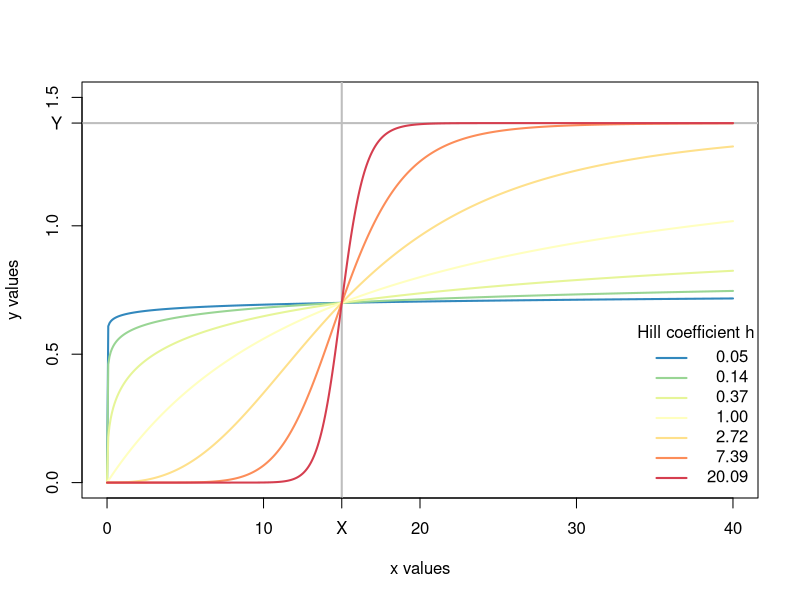
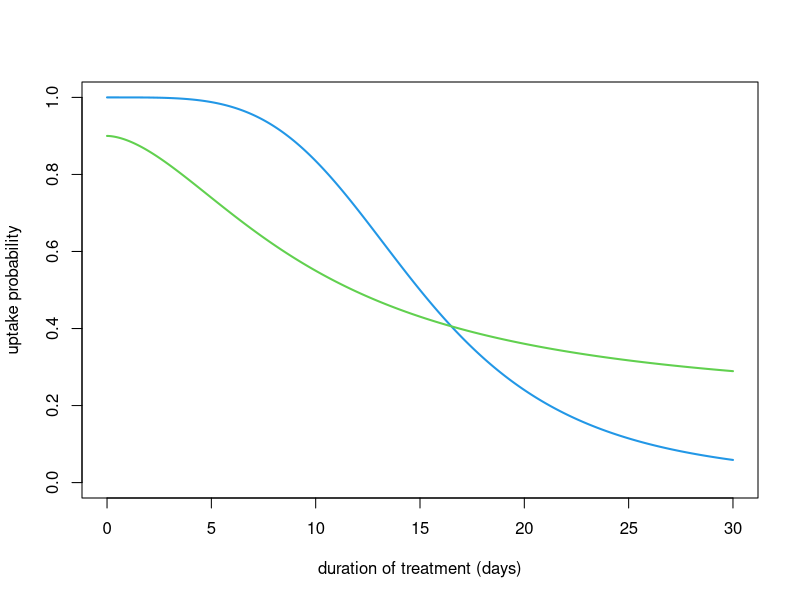
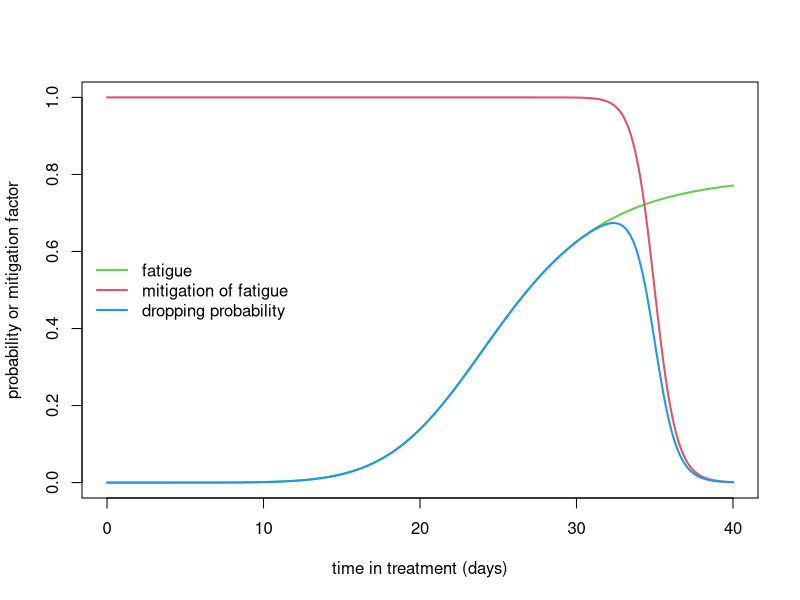
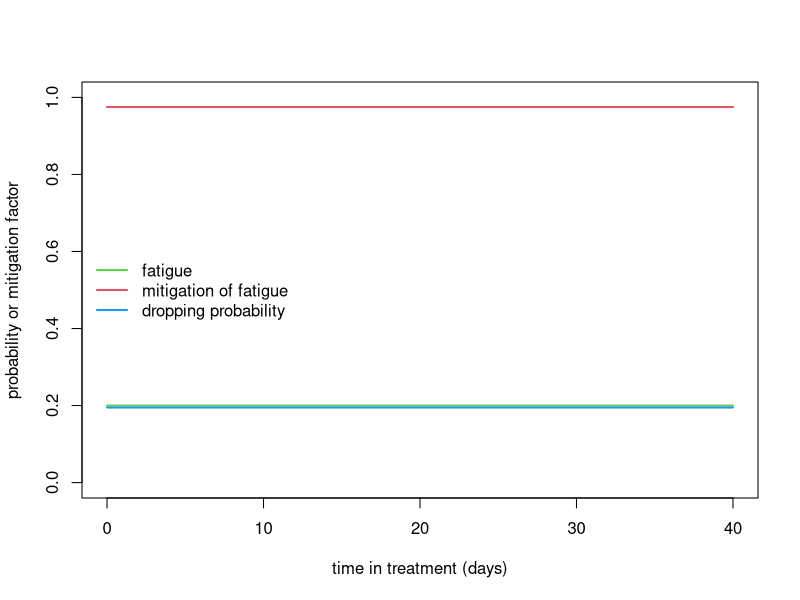
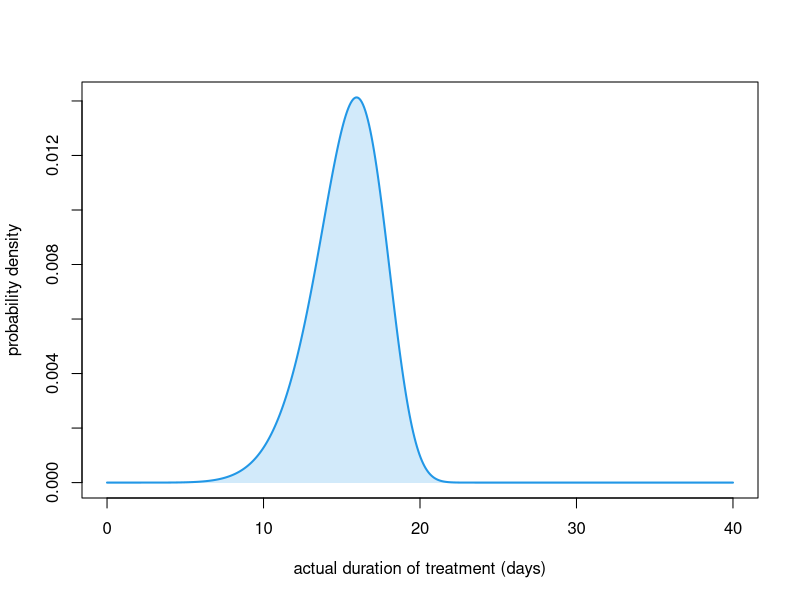
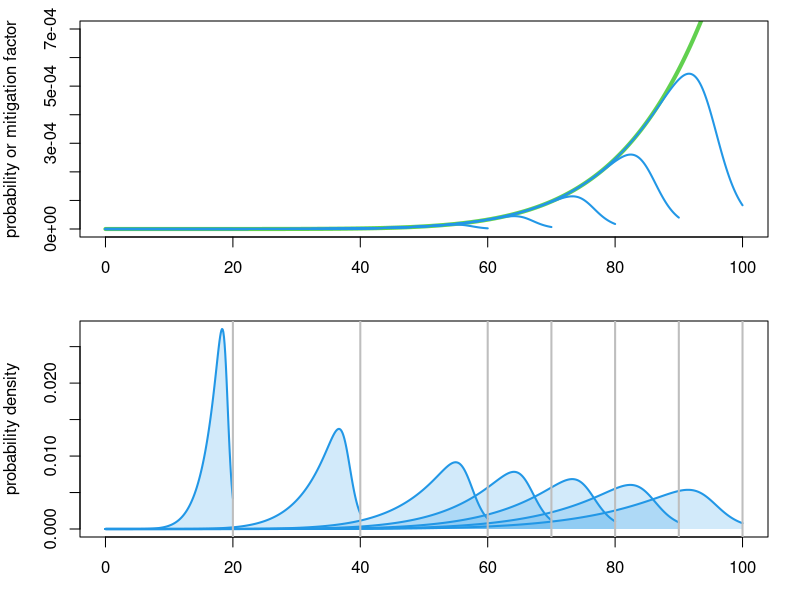
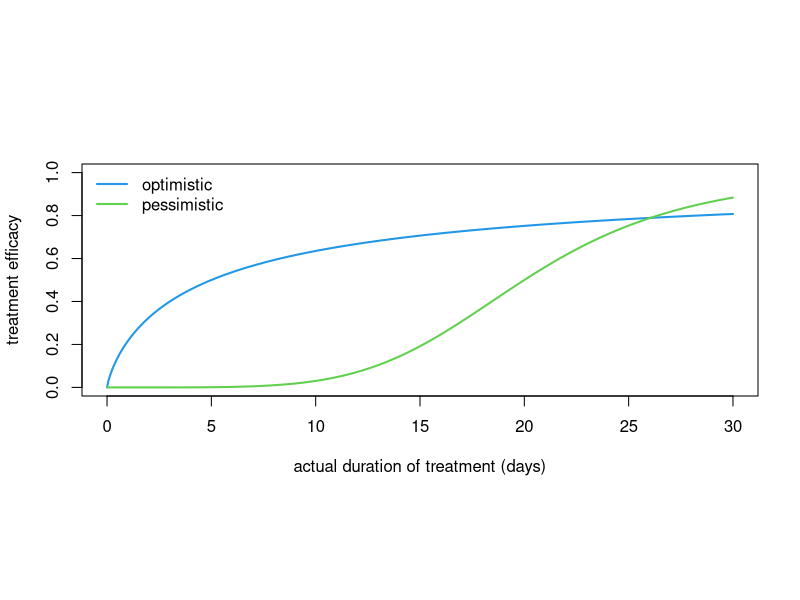
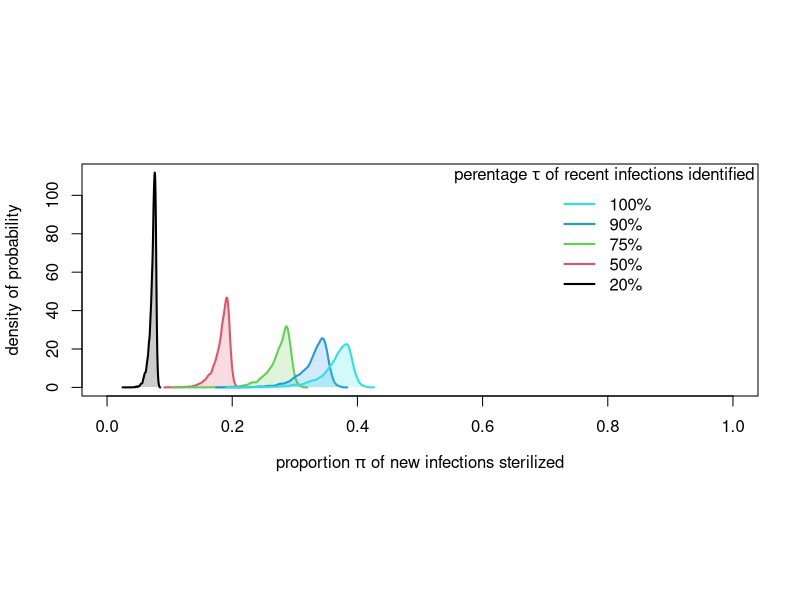

Write R code to recreate these figures, in order. (Note: this script raises an error after producing the figures.)
## ---- chunk 1
knitr::knit_hooks$set(
  margin = function(before, options, envir) {
    if (before) par(mgp = c(1.5, .5, 0)) #, bty = "n", plt = c(.105, .97, .13, .97))
    else NULL
  })

knitr::opts_chunk$set(echo       = TRUE,
                      message    = FALSE,
                      cache      = TRUE,
                      autodep    = TRUE,
#                      dev.args   = list(pointsize = 11),
                      fig.height = 5,
                      fig.width  = 1.4 * 5,
                      fig.retina = 2,
                      fig.align  = "center",
                      margin     = TRUE)
## ---- chunk 2
needed_packages <- c(
  "deSolve",
  "tibble",
  "purrr",
  "dplyr",
  "magrittr",
  "RColorBrewer"
)
## ---- chunk 3
to_install <- needed_packages[! needed_packages %in% installed.packages()[,"Package"]]
if (length(to_install)) install.packages(to_install)
## ---- chunk 4
library(tibble)
library(purrr)
library(dplyr)
library(magrittr)
## ---- chunk 5
lwd_val <- 2
## ---- chunk 6
ode2 <- function(...) tibble::as_tibble(as.data.frame(deSolve::ode(...)))

seq2 <- function(...) seq(..., le = 512)

plotl <- function(...) plot(..., type = "l", lwd = 2)

lines2 <- function(...) lines(..., lwd = 2)

legend2 <- function(...) legend(..., bty = "n")

abline2 <- function(..., col = 2) abline(..., lwd = lwd_val, col = col)

plot2 <- function(..., col = 4) plot(..., type = "l", lwd = lwd_val, col = col)

plot3 <- function(...) plot2(..., xlab = "actual duration of treatment (days)")

legend2 <- function(...) legend(..., lty = 1, lwd = lwd_val, bty = "n")

legend3 <- function(x, y, legend, ...) {
  tmp <- legend2(x, y, legend = rep(" ", length(legend)),
                 text.width = max(strwidth(legend)), xjust = 1, yjust = 1, ...)
  text(tmp$rect$left + tmp$rect$w, tmp$text$y, legend, pos = 2)
}

mclapply2 <- function(...) {
  parallel::mclapply(..., mc.cores = parallel::detectCores() - 1)
}

polygon2 <- function(x, y, col = 4, alpha = .2, ...) {
  polygon(c(x[1], x, tail(x, 1)), c(0, y, 0), col = adjustcolor(col, alpha),
          border = NA)
}

polygon3 <- function(x, y1, y2, col = 4, ...) {
  polygon(c(x, rev(x)), c(y1, rev(y2)), col = col, border = NA, ...)
}
## ---- chunk 7
hill <- function(x, X, Y, h) {
  x2h <- x^h
  Y * x2h / (X^h + x2h)
}
## ---- chunk 8
xs <- seq2(0, 40)
X <- 15
Y <- 1.4

plot(NA, xlim = c(0, max(xs)), ylim = c(0, 1.5), xlab = "x values", ylab = "y values")
abline2(v = X, col = "grey")
abline2(h = Y, col = "grey")

hs <- exp(seq(-3, 3))
cols <- rev(RColorBrewer::brewer.pal(n = length(hs), "Spectral"))
walk2(hs, cols, ~ lines2(xs, hill(xs, X, Y, h = .x), col = .y))

legend3("bottomright", col = cols, title = "Hill coefficient h",
        legend = formatC(round(hs, 2), digits = 2, format = "f"))

axis(1, X, "X")
axis(2, Y, "Y", las = 1)
## ---- chunk 9
uptake <- function(d, Xv, Yv, Zv, hv) {
  Zv - hill(d, Xv, Yv, hv)
}
## ---- chunk 10
ds <- seq2(0, 30)
plot2(ds, uptake(ds, 15, 1, 1, 4), ylim = 0:1,
      xlab = "duration of treatment (days)", ylab = "uptake probability")
lines2(ds, uptake(ds, 10, .7, .9, 1.75), col = 3)
## ---- chunk 11
plot_probabilities <- function(
    pd = 40,                      # proposed duration of treatment
    Xf  = 25,   Yf = .8, hf = 7,  # fatigue
    Xmp = .875, Ym = 1,  hm = 50, # mitigation of fatigue
    lwd = 2,
    ylim = 0:1,
    add = FALSE,
    lgnd = TRUE) {                # whether to add the legend to the plot or not
  
  Xm <- Xmp * pd
  ts <- seq2(0, pd)

  fatigue <- hill(ts, Xf, Yf, hf)
  mitigation <- 1 - hill(ts, Xm, Ym, hm)
  
  if (! add) plot(ts, fatigue, ylim = ylim, col = 3, type = "l", lwd = lwd,
                  xlab = "time in treatment (days)",
                  ylab = "probability or mitigation factor")
  lines2(ts, mitigation, col = 2)
  lines2(ts, mitigation * fatigue, col = 4)
  
  if (lgnd & ! add)
    legend2("left", col = c(3, 2, 4),
            legend = c("fatigue", "mitigation of fatigue", "dropping probability"))
}
## ---- chunk 12
plot_probabilities()
## ---- chunk 13
plot_probabilities(hf = 0, hm = 0, Ym = .05, Yf = .4)
## ---- chunk 14
dropping_probability <- function(
    pd = 40,                        # proposed duration of treatment
    Xf  = 25,   Yf = .8, hf = 7,    # fatigue
    Xmp = .875, Ym = 1,  hm = 50,   # mitigation of fatigue
    by = pd / (le - 1), le = 512) { # sampling day in the treatment

  ts <- seq(0, pd, by)
  tibble(x = ts,
         y = hill(ts, Xf, Yf, hf) * (1 - hill(ts, Xmp * pd, Ym, hm)))
}
## ---- chunk 15
dropping_probability()
## ---- chunk 16
effective_duration <- function(
    pd = 40,                        # proposed duration of treatment
    Xf  = 25,   Yf = .8, hf = 7,    # fatigue
    Xmp = .875, Ym = 1,  hm = 50,   # mitigation of fatigue
    by = pd / (le - 1), le = 512) { # sampling effective durations of treatment
  
  dp <- dropping_probability(pd, Xf, Yf, hf, Xmp, Ym, hm, by, le)
  y <- dp$y
  dens <- c(y[1], y[-1] * cumprod(1 - y[-length(y)]))
  tibble(x = dp$x,
         y = dens / sum(dens))
}
## ---- chunk 17
with(effective_duration(), {
  plot3(x, y, ylab = "probability density")
  polygon2(x, y)
})
## ---- chunk 18
explore_dropping <- function(
    Xf  = 200,  Yf  = .15, hf  = 7,
    Xmp = .875, Ym  = 1,   hm  = 50,
    by  = .1, ylim = c(0, .2),
    proposed_durations = c(20, 40, seq(60, 100, 10))) {

  proposed_durations <- sort(proposed_durations)

  eds <- map(proposed_durations,
             ~ effective_duration(.x, Xf, Yf, hf, Xmp, Ym, hm, by))
  
  opar <- par(mfrow = 2:1, plt = c(.1, .96, .21, .93))
  
  plot_probabilities(tail(proposed_durations, 1),
                Xf, Yf, hf, Xmp, Ym, hm, lwd = 4, ylim = ylim, lgnd = FALSE)
  walk(head(proposed_durations, -1),
       ~ plot_probabilities(.x, Xf, Yf, hf, Xmp, Ym, hm, add = TRUE))
  
  plot(NA, xlim = c(0, max(proposed_durations)),
           ylim = c(0, max(unlist(map(eds, ~ .x$y)))),
           xlab = "effective duration of treatment (days)",
           ylab = "probability density")
  walk(eds, ~ with(.x, {
    lines2(.x$x, .x$y, col = 4)
    polygon2(x, y)
  }))
  abline2(v = proposed_durations, col = "grey")
  
  par(opar)
}
## ---- chunk 19
explore_dropping(Xmp = .95, hm = 50, ylim = c(0, .0007))
## ---- chunk 20
draw_durations <- function(
    pd = 40,                        # proposed duration of treatment
    Xf  = 25,   Yf = .8, hf = 7,    # fatigue
    Xmp = .875, Ym = 1,  hm = 50,   # mitigation of fatigue
    by = pd / (le - 1), le = 512,   # sampling effective durations of treatment 
    n = 1000) {                     # number to draw
  with(effective_duration(pd, Xf, Yf, hf, Xmp, Ym, hm, by, le), sample(x, n, TRUE, y)) 
}                    
## ---- chunk 21
draw_durations(n = 16)
## ---- chunk 22
ts <- seq2(0, 30)
plot3(ts, hill(ts, 5, 1, .8), ylim = 0:1, ylab = "treatment efficacy")
lines2(ts, hill(ts, 20, 1, 5), col = 3)
legend2("topleft", legend = c("optimistic", "pessimistic"), col = 4:3)
## ---- chunk 23
pi_value <- function(
    tau = .99,
    pd = 10,
    
    Xv  = 15,   Yv = 1,   hv = 4, Zv = 1,
    Xf  = 200,  Yf = .15, hf = 7,
    Xmp = .875, Ym = 1,   hm = 50,
    Xe  = 10,   Ye = 1,   he = 1,
    
    by = pd / (le - 1), le = 512,
    n = 1000) {
  
  tau *
    uptake(pd, Xv, Yv, Zv, hv) *
    hill(draw_durations(pd, Xf, Yf, hf, Xmp, Ym,  hm, by, le, n), Xe, Ye, he)
}
## ---- chunk 24
tau_vals <- c(.2, .5, .75, .9, 1)

out1 <- tau_vals |>
  map(~ pi_value(tau = .x, pd = 10, n = 1e4, le = 1e6)) |> 
  map(density)

plot2(NA, xlim = 0:1, ylim = c(0, max(unlist(map(out1, extract2, "y")))),
      xlab = expression(paste("proportion ", pi, " of new infections sterilized")),
      ylab = "density of probability")

walk2(out1, seq_along(tau_vals), ~ with(.x, {
  polygon2(x, y, col = .y)
  lines2(x, y, col = .y)
}))

add_legend_sterilization <- function(...) {
  legend2("topright", legend = paste0(rev(100 * tau_vals), "%"),
          col = rev(seq_along(tau_vals)),
          title = expression(paste("perentage ", tau,
                                   " of recent infections identified")))
}

add_legend_sterilization()
## ---- chunk 25
quantplot <- function(x, y, probs = c(.025, seq(.05, .95, .05), .975),
                      col = 4, alpha = .07, smooth = TRUE, ...) {
  lowess2 <- function(y) lowess(x, y, ...)$y
  
  y <- map_dfr(y, quantile, probs)
  if (smooth) y <- map_dfc(y, lowess2)
  
  nbcol <- ncol(y)
  test <- nbcol %% 2
  nb <- (nbcol - test) / 2 - 1
  walk(0:nb,
       ~ polygon3(x, y[[1 + .x]], y[[nbcol - .x]], col = adjustcolor(col, alpha)))
  if (test) lines2(x, y[[ceiling(nbcol / 2)]], col = col)
}
## ---- chunk 26
pd_vals <- seq(1, 40, le = 512)
out <- map(tau_vals,
           ~ mclapply2(pd_vals,
                       function(x) pi_value(pd = x, tau = .x, n = 1e4, le = 1e6)))
## ---- chunk 27
plot(NA, xlim = c(0, 45), ylim = 0:1,
     xlab = "proposed duration d of treatment (days)",
     ylab = expression(paste("proportion ", pi, " of new infections sterilized")))

walk2(out,
      seq_along(out),
      ~ quantplot(pd_vals, .x,  probs = seq(.025, .975, le = 75), col = .y,
                  alpha = .03, smooth = FALSE))

add_legend_sterilization()
## ---- chunk 28
dashboard <- function(
    max_dur = 40,
    tau = .99,
    
    Xv  = 15,   Yv = 1,   hv = 4, Zv = 1,
    Xf  = 200,  Yf = .15, hf = 7,
    Xmp = .875, Ym = 1,   hm = 50,
    Xe  = 10,   Ye = 1,   he = 1,
    
    le = 512,       # nb of pts along the x axes
    npop = 1000,    # nb of pts along the distribution to draw from
    nspl = 1000,    # nb of pts to draw from the distribution (nspl >> npop is better)
    probs = seq(.025, .975, le = 75),
    ylim1 = 0:1, ylim3 = 0:1, ylim4 = 0:1,
    col1 = 4, col2 = 4, col3 = 4, col4 = 4,
    alpha = .1, smooth = TRUE, f1 = 2 / 3, f2 = .08, ...) {
  
  ds <- seq(.1, max_dur, le = le)
  
# 1. treatment uptake
  plot2(ds, uptake(ds, Xv, Yv, Zv, hv), ylim = ylim1, col = col1,
        xlab = "proposed duration of treatment (days)", ylab = "uptake probability")

# 2. actual durations of treatment
  plot(NA, xlim = c(0, max_dur),
           ylim = c(0, max_dur),
           xlab = "proposed duration of treatment (days)",
           ylab = "of treatment (days)")
  mtext("actual duration", 2, 2.25)
  
  eds <- mclapply2(ds,
                   function(x)
                     draw_durations(x, Xf, Yf, hf, Xmp, Ym, hm, le = npop, n = nspl))
  quantplot(ds, eds,  probs, col = col2, alpha, smooth, f = f1, ...)
  abline(0, 1)
  
# 3. pharmaco-dynamics treatment efficacy
  plot3(ds, hill(ds, Xe, Ye, he), ylim = ylim3, col = col3, ylab = "treatment efficacy")

# 4. intervention efficacy
  plot(NA, xlim = c(0, 45), ylim = ylim4,
     xlab = "proposed duration of treatment (days)",
     ylab = "infections sterilized")
#  mtext(expression(paste("proportion ", pi, " of new")), 2, 2.25)
  mtext("proportion of new", 2, 2.25)

  out <- mclapply2(ds,
                   function(x) pi_value(tau, x, Xv, Yv, hv, Zv, Xf, Yf, hf, Xmp, Ym,
                                        hm, Xe, Ye, he, le = npop, n = nspl))
  quantplot(ds, out,  probs, col = col4, alpha, smooth, f = f2, ...)
}
## ---- chunk 29
opar <- par(mfrow = c(2, 2), cex = 1, plt = c(.25, .95, .25, .9))
dashboard(probs = seq(.001, .999, le = 9), alpha = .2, npop = 1e4, nspl = 1e3,
          col2 = 4, col4 = 4, ylim4 = c(0, .5))
par(opar)
## ---- chunk 30
sid_dyn <- function(N, I0 = 0, D0, beta, gamma, pi, delta, alpha, times) {
  ode2(c(S = N - I0 - D0, I = I0, D = D0),
       times,
       function(time, state, pars) {
         with(as.list(c(state, pars)), {
           infection <- (1 - pi) * beta * D * S
           dS  <- gamma * I + alpha * D - infection
           dI  <- infection - (delta + gamma) * I
           dD  <- delta * I - alpha * D
           list(c(dS, dI, dD))
         })
       },
       c(beta = beta, gamma = gamma, pi = pi, delta = delta, alpha = alpha))
}
## ---- chunk 31
sid_equ <- function(N, beta, gamma, pi, delta, alpha) {
  Dstar <- delta * N / (alpha + delta) - alpha * (delta + gamma) /
           ((alpha + delta) * (1 - pi) * beta)
  Istar <- alpha * Dstar / delta
  c(S = N - Istar - Dstar, I = Istar, D = Dstar)
}
## ---- chunk 32
plot_sid_dyn_equ <- function(
    N     = 1e5,
    D0    = 350,
    beta  = .000001,
    gamma = 0,
    pi    = 0,
    delta = .0001,
    alpha = 1 / 70,
    times = seq2(0, 25000)) {
  sims <- sid_dyn(N = N, I0 = 0, D0 = D0, beta = beta, gamma = gamma, pi = pi,
                  delta = delta, alpha = alpha, times = times)

  equs <- sid_equ(N = N, beta = beta, gamma = gamma, pi = pi,
                  delta = delta, alpha = alpha)
  
  plotl2 <- function(...) plotl(..., xlab = "time (year)")
  
  opar <- par(mfrow = c(1, 3), cex = 1, plt = c(.25, .95, .25, .9))
  with(sims, {
    plotl2(time, I, col = 2, ylab = "infection prevalence")
    abline(h = equs["I"], col = 2)
    plotl2(time, D, col = 3, ylab = "disease prevalence")
    abline(h = equs["D"], col = 3)
    plotl2(time, delta * I, col = 4, ylab = "yearly disease incidence")
    abline(h = delta * equs["I"], col = 4)
  })
  par(opar)
}
## ---- chunk 33
plot_sid_dyn_equ()
## ---- chunk 34
sid_param_val <- function(inf_prev, dis_prev, dis_incd, N = 1e5) {
  delta <- dis_incd / inf_prev
  alpha <- dis_incd / dis_prev
  c(alpha = alpha,
    beta  = alpha * delta / (delta * N - (alpha + delta) * dis_prev),
    delta = delta)
}
## ---- chunk 35
(sid_p_val <- sid_param_val(2e4, 322, 176))
## ---- chunk 36
plot_sid_dyn_equ(D0    = 322,
             beta  = sid_p_val[["beta"]],
             delta = sid_p_val[["delta"]],
             alpha = sid_p_val[["alpha"]],
             times = seq2(0, 6000))
## ---- chunk 37
siid_dyn <- function(N = 1e5, Is0 = 0, If0 = 0, D0,
                    pi, p, beta, gammas, gammaf, deltas, deltaf, alpha, times) {
  ode2(c(S = N - Is0 - If0 - D0, Is = Is0, If = If0, D = D0),
       times,
       function(time, state, pars) {
         with(as.list(c(state, pars)), {
           infection <- beta * D * S
           dS  <- gammas * Is + gammaf * If + alpha * D - (1 - p * pi) * infection
           dIs <- (1 - p) * infection - (gammas + deltas) * Is
           dIf <- (1 - pi) * p * infection - (gammaf + deltaf) * If
           dD  <- deltas * Is + deltaf * If - alpha * D
           list(c(dS, dIs, dIf, dD))
         })
       },
       c(pi = pi, p = p, beta = beta, gammas = gammas, gammaf = gammaf,
         deltas = deltas, deltaf = deltaf, alpha = alpha))
}
## ---- chunk 38
siid_equ <- function(N = 1e5, pi, p, beta, gammas, gammaf, deltas, deltaf, alpha) {
  A  <- (alpha * deltaf + (1 + deltas) * gammaf) * (1 - p) +
        (alpha * deltas + (alpha + deltaf) * gammas) * (1 - pi) * p + 
        (1 - p * pi) * deltas * deltaf
  D  <- (((1 - p) * deltas * gammaf +
          (1 - pi) * p * gammas * deltaf +
          (1 - p * pi) * deltas * deltaf) * N - 
         (deltas * gammaf + gammas * deltaf + deltas * deltaf) * alpha / beta) / A
  If  <- (N - (alpha / deltas + 1) * D) * (1 - pi) * p * beta * D / 
         (gammaf + deltaf + (1 - deltaf / deltas) * (1 - pi) * p * beta * D)
  Is  <- (alpha * D - deltaf * If) / deltas
  c(S  = N - Is - If - D,
    Is = Is,
    If = If,
    D  = D)
}
## ---- chunk 39
plot_siid_dyn_equ <- function(
    N = 1e5,
    Is0 = 0,
    If0 = 0,
    D0 = 350,
    pi = 0,
    p = .9,
    beta = 1e-6,
    gammas = 0,
    gammaf = 0,
    deltas = 1e-6,
    deltaf = 1e-4,
    alpha = 1 / 70,
    times = seq2(0, 700000)) {
  
  sims <- siid_dyn(N, Is0, If0, D0,
                  pi, p, beta, gammas, gammaf, deltas, deltaf, alpha, times)

  equs <- siid_equ(N, pi, p, beta, gammas, gammaf, deltas, deltaf, alpha)
  
  plotl2 <- function(...) plotl(..., xlab = "time (year)")
  
  opar <- par(mfrow = c(2, 2), cex = 1, plt = c(.25, .95, .25, .9))
  with(sims, {
    incidence_dyn <- deltas * Is + deltaf * If
    incidence_equ <- deltas * equs["Is"] + deltaf * equs["If"]
    
    plotl2(time, Is + If, col = 1, ylab = "infection prevalence")
    abline(h = equs["Is"] + equs["If"], col = 1)
    
    plotl2(time, D,  col = 2, ylab = "disease prevalence")
    abline(h = equs["D"], col = 2)
    
    plotl2(time, incidence_dyn, col = 3, ylab = "yearly disease incidence")
    abline(h = incidence_equ, col = 3)
    
    plotl2(time, deltaf * If / incidence_dyn, col = 4,
           ylab = "proportion of fast infections")
    abline(h = deltaf * equs["If"] / incidence_equ, col = 4)
  })
  par(opar)
}
## ---- chunk 40
plot_siid_dyn_equ()
## ---- chunk 41
N <- 1e5
beta <- .000001
gamma <- gammas <- gammaf <- 0
pi <- 0
delta <- deltas <- deltaf <- .0001
alpha <- 1 / 70
p <- 1
sid_equ(N, beta, gamma, pi, delta, alpha)
siid_equ(N, pi, p, beta, gammas, gammaf, deltas, deltaf, alpha)
## ---- chunk 42
siid_equ2 <- function(N = 1e5, p, beta, gammas, gammaf, deltas, deltaf, alpha) {
  D <- (((gammaf + deltaf) * deltas +
           (gammas * deltaf - deltas * gammaf) * p) * beta * N -
          (gammas * deltaf + (gammaf + deltaf) * deltas) * alpha) /
    (((alpha + deltas) * deltaf + (1 - p) * (1 + deltas) * gammaf +
        ((deltaf + alpha) * gammas - (deltaf - deltas) * alpha) * p) * beta)
  
  c(D = D,
    I = ((N - D) * (deltaf - deltas) * p * beta - (gammaf + deltaf) * alpha) * D /
      ((deltaf - deltas) * p * beta * D - (gammaf + deltaf) * deltas),
    df = (deltas * N - (alpha + deltas) * D) * deltaf * p * beta * D / 
      ((gammaf + deltaf) * deltas - (deltaf - deltas) * p * beta * D),
    ds = D * (alpha + (deltas * N - (alpha + deltas) * D) * p * beta * deltaf /
                ((deltaf - deltas) * p * beta * D - (gammaf + deltaf) * deltas))
    )
}
## ---- chunk 43
siid_equ(N = 1e5, pi = 0, p = .9, beta = .00001, gammas = 1 / 70, gammaf = 0,
         deltas = 1 / 50, deltaf = 1 / 5, alpha = 1 / 70)

siid_equ2(N = 1e5, p = .9, beta = .00001, gammas = 1 / 70, gammaf = 0,
          deltas = 1 / 50, deltaf = 1 / 5, alpha = 1 / 70)
## ---- chunk 44
plot_siid_dyn_equ2 <- function(
    N = 1e5,
    Is0 = 0,
    If0 = 0,
    D0 = 350,
    pi = 0,
    p = .9,
    beta = 1e-6,
    gammas = 0,
    gammaf = 0,
    deltas = 1e-6,
    deltaf = 1e-4,
    alpha = 1 / 70,
    times = seq2(0, 500000)) {
  
  sims <- siid_dyn(N, Is0, If0, D0,
                  pi, p, beta, gammas, gammaf, deltas, deltaf, alpha, times)

  equs <- siid_equ2(N, p, beta, gammas, gammaf, deltas, deltaf, alpha)

  plotl2 <- function(...) plotl(..., xlab = "time (year)")
  
  opar <- par(mfrow = c(2, 2), cex = 1, plt = c(.25, .95, .25, .9))
  with(sims, {
    plotl2(time, Is + If, col = 1, ylab = "infection prevalence")
    abline(h = equs["I"], col = 1)
    
    plotl2(time, D,  col = 2, ylab = "disease prevalence")
    abline(h = equs["D"], col = 2)
    
    plotl2(time, deltaf * If, col = 3, ylab = "yearly fast disease incidence")
    abline(h = equs["df"], col = 3)

    plotl2(time, deltas * Is, col = 4, ylab = "yearly slow disease incidence")
    abline(h = equs["ds"], col = 4)
  })
  par(opar)
}
## ---- chunk 45
plot_siid_dyn_equ2()
## ---- chunk 46
siid_equ3 <- function(N = 1e5, p, beta, deltas, deltaf, alpha) {
  D <- deltaf * deltas * (beta * N - alpha) / 
       (((alpha + deltas) * deltaf - (deltaf - deltas) * alpha * p) * beta)
  
  c(D = D,
    I = ((N - D) * (deltaf - deltas) * p * beta - deltaf * alpha) * D /
        ((deltaf - deltas) * p * beta * D - deltaf * deltas),
    df = (deltas * N - (alpha + deltas) * D) * deltaf * p * beta * D /
        (deltaf * deltas - (deltaf - deltas) * p * beta * D),
    ds = (alpha + (deltas * N - (alpha + deltas) * D) * p * beta * deltaf / 
            ((deltaf - deltas) * p * beta * D - deltaf * deltas)) * D
    )
}

siid_equ2(N = 1e5, p = .9, beta = .00001, gammas = 0, gammaf = 0, deltas = 1 / 50,
          deltaf = 1 / 5, alpha = 1 / 70)

siid_equ3(N = 1e5, p = .9, beta = .00001, deltas = 1 / 50, deltaf = 1 / 5,
          alpha = 1 / 70)
## ---- chunk 47
siid_param_val <- function(I, D, ds, df, N, deltaf) {
  c(alpha  = (df + ds) / D,
    beta   = (df + ds) / ((N - I - D) * D),
    deltas = deltaf * ds / (deltaf * I - df),
    p      = df / (df + ds))
}
## ---- chunk 48
x <- .9
di <- 176
D <- 322
df <- round(x * di)
siid_param_val(I = 1e4, D = D, ds = di - df, df = df, N = 1e5, deltaf = 1 / 2)
siid_param_val(I = 3e4, D = D, ds = di - df, df = df, N = 1e5, deltaf = 1 / 2)
## ---- chunk 49
deltaf <- 1 / 2
N <- 1e5
x <- .9
di <- 176
D0 <- 322
df <- x * di

siid_p_val <- siid_param_val(I = 2e4, D = D0, ds = di - df, df = df, N = N,
                             deltaf = deltaf)

a <- siid_equ(N = N, pi = 0, p = siid_p_val[["p"]], beta = siid_p_val[["beta"]],
              gammas = 0, gammaf = 0, deltas = siid_p_val[["deltas"]],
              deltaf = deltaf, alpha = siid_p_val[["alpha"]])

b <- siid_equ2(N = N, p = siid_p_val[["p"]], beta = siid_p_val[["beta"]],
               gammas = 0, gammaf = 0, deltas = siid_p_val[["deltas"]],
               deltaf = deltaf, alpha = siid_p_val[["alpha"]])

a["D"]
sum(a[c("Is", "If")])
b["I"]
(d <- sum(b[c("df", "ds")]))
b[["df"]] / d
## ---- chunk 50
times <- 2025 + seq2(0, 30)
deltaf <- 1 / 2
N <- 1e5
I0 <- 2e4
x <- .9
di <- 176
D0 <- 322
df <- x * di

siid_p_val <- siid_param_val(I = I0, D = D0, ds = di - df, df = df, N = N,
                             deltaf = deltaf)

start_val <- siid_equ(N = N, pi = 0, p = siid_p_val[["p"]],
                      beta = siid_p_val[["beta"]],
                      gammas = 0, gammaf = 0, deltas = siid_p_val[["deltas"]],
                      deltaf = deltaf, alpha = siid_p_val[["alpha"]])

pi_effect <- function(pi) {
  siid_dyn(N = 1e5, Is0 = start_val[["Is"]], If0 = start_val[["If"]], D0, pi,
           p      = siid_p_val[["p"]],
           beta   = siid_p_val[["beta"]], gammas = 0, gammaf = 0,
           deltas = siid_p_val[["deltas"]], deltaf = deltaf,
           alpha  = siid_p_val[["alpha"]], times) |> 
    mutate(d = deltaf * If + siid_p_val[["deltas"]] * Is)
}

plot(NA, xlim = range(times), ylim = c(0, di),
     xlab = "year", ylab = "disease incidence (/year/100,000)")

seq(0, 1, .1) |> 
  map(pi_effect) |> 
  walk(~ with(.x, lines2(time, d, col = 4)))
